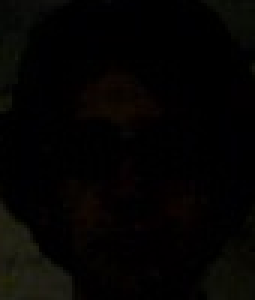
//> input picture SIFT/SIFT/2.png, 85 x 100 px (shown 3 times larger)
$ ./源   (built with g++ and OpenCV 4, older OpenCV classes emulated)
//> lines starting //> are read from the running program, lines starting //| are printed output that depends on the picture
#include <opencv2\opencv.hpp>
#include <iostream>
#include <opencv2\features2d\features2d.hpp>
#include <opencv2\nonfree\features2d.hpp>
#include <opencv2\legacy\legacy.hpp>
using namespace std;
using namespace cv;

//显示特征点
void main( )
{
	Mat image1 = imread("2.png");
//> image1 is the input picture: 100 rows x 85 cols, CV_8UC3; mean B, G, R 2.3, 3.4, 4.2
	Mat image2 = imread("3.jpg");
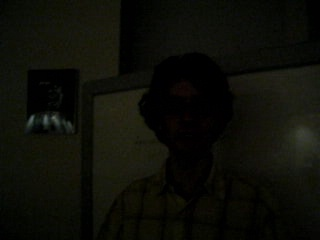
//> input picture SIFT/SIFT/3.jpg, 320 x 240 px
//> image2 is the input picture: 240 rows x 320 cols, CV_8UC3; mean B, G, R 7.6, 14.1, 13.3
	image2 = image2(Rect(140, 46, 112, 126));
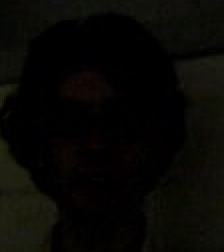
//> image2: 126 rows x 112 cols, CV_8UC3 (shown 2 times larger); mean B, G, R 4.3, 7.3, 7.8
	Mat iamgeGray1, iamgeGray2;
	cvtColor(image1, iamgeGray1, CV_RGB2GRAY);
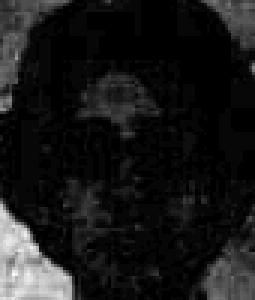
//> iamgeGray1: 100 rows x 85 cols, CV_8UC1 (shown 3 times larger); min 0, max 33, mean 3.2; drawn with min black and max white
	cvtColor(image2, iamgeGray2, CV_RGB2GRAY);
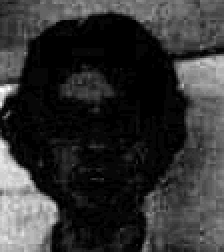
//> iamgeGray2: 126 rows x 112 cols, CV_8UC1 (shown 2 times larger); min 0, max 33, mean 6.5; drawn with min black and max white


	vector<KeyPoint> keypoints1, keypoints2;
	SIFT sift(0,3,0.01,10,1.0);
	double t = (double)cvGetTickCount();  //notes time

	sift.detect(iamgeGray1, keypoints1);
//> keypoints1 = 20 keypoints; strongest (x, y, size): (8, 77, 2.6), (11, 83, 2.6), (21, 92, 3.5), (18, 81, 8.7)
	sift.detect(iamgeGray2, keypoints2);
//> keypoints2 = 51 keypoints; strongest (x, y, size): (10, 88, 6.9), (23, 105, 8.5), (92, 34, 5.8), (102, 27, 3)

	cout << getTickFrequency()/((double)cvGetTickCount() - t) << endl;

//> (the run ends here: the program needs code that is not available in this run, at `drawKeypoints(image1, keypoints1, image1, Scalar(255, 0, 255),1);`)
